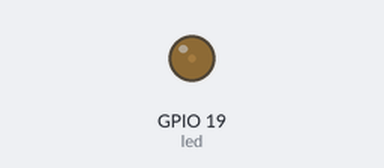
The program below on a simulated Raspberry Pi (BCM pin numbers). Shown: output pins drawn as LEDs (lit = HIGH).

Above: at 0.05 s.
At 0.3 s:
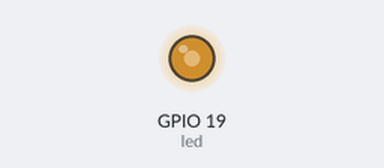
At 0.45 s:
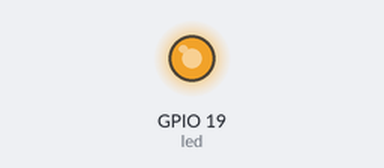
At 0.85 s:
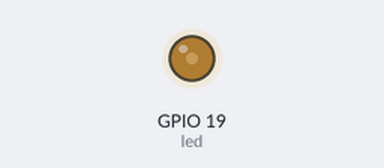
Timing chart, 0 to 3.0 s (numbered marks = the images above):
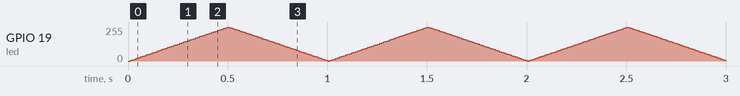

The program:

pwm_test.py
```python
"""CircuitPython Essentials: PWM with Fixed Frequency example."""
import time
import board
import pwmio

# LED setup for most CircuitPython boards:
led = pwmio.PWMOut(board.D19, frequency=5000, duty_cycle=0)
# LED setup for QT Py M0:
# led = pwmio.PWMOut(board.SCK, frequency=5000, duty_cycle=0)

while True:
    for i in range(100):
        # PWM LED up and down
        if i < 50:
            led.duty_cycle = int(i * 2 * 65535 / 100)  # Up
        else:
            led.duty_cycle = 65535 - int((i - 50) * 2 * 65535 / 100)  # Down
        time.sleep(0.01)
```
